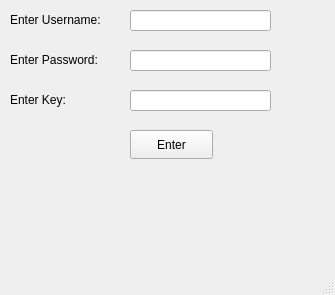
<?xml version="1.0" encoding="UTF-8"?>
<ui version="4.0">
 <class>MainWindow</class>
 <widget class="QMainWindow" name="MainWindow">
  <property name="geometry">
   <rect>
    <x>0</x>
    <y>0</y>
    <width>335</width>
    <height>295</height>
   </rect>
  </property>
  <property name="windowTitle">
   <string>MainWindow</string>
  </property>
  <widget class="QWidget" name="centralwidget">
   <widget class="QLabel" name="lblUsername">
    <property name="geometry">
     <rect>
      <x>10</x>
      <y>10</y>
      <width>121</width>
      <height>20</height>
     </rect>
    </property>
    <property name="styleSheet">
     <string notr="true"/>
    </property>
    <property name="text">
     <string>Enter Username: </string>
    </property>
   </widget>
   <widget class="QLabel" name="lblPassword">
    <property name="geometry">
     <rect>
      <x>10</x>
      <y>50</y>
      <width>111</width>
      <height>20</height>
     </rect>
    </property>
    <property name="text">
     <string>Enter Password: </string>
    </property>
   </widget>
   <widget class="QLineEdit" name="txtUsername">
    <property name="geometry">
     <rect>
      <x>130</x>
      <y>10</y>
      <width>141</width>
      <height>21</height>
     </rect>
    </property>
   </widget>
   <widget class="QLineEdit" name="txtPassword">
    <property name="geometry">
     <rect>
      <x>130</x>
      <y>50</y>
      <width>141</width>
      <height>21</height>
     </rect>
    </property>
   </widget>
   <widget class="QLabel" name="lblKey">
    <property name="geometry">
     <rect>
      <x>10</x>
      <y>90</y>
      <width>111</width>
      <height>20</height>
     </rect>
    </property>
    <property name="text">
     <string>Enter Key:</string>
    </property>
   </widget>
   <widget class="QLineEdit" name="txtKey">
    <property name="geometry">
     <rect>
      <x>130</x>
      <y>90</y>
      <width>141</width>
      <height>21</height>
     </rect>
    </property>
   </widget>
   <widget class="QPushButton" name="boxEnter">
    <property name="geometry">
     <rect>
      <x>130</x>
      <y>130</y>
      <width>83</width>
      <height>29</height>
     </rect>
    </property>
    <property name="text">
     <string>Enter</string>
    </property>
   </widget>
  </widget>
  <widget class="QMenuBar" name="menubar">
   <property name="geometry">
    <rect>
     <x>0</x>
     <y>0</y>
     <width>335</width>
     <height>25</height>
    </rect>
   </property>
  </widget>
  <widget class="QStatusBar" name="statusbar"/>
 </widget>
 <resources/>
 <connections/>
</ui>
